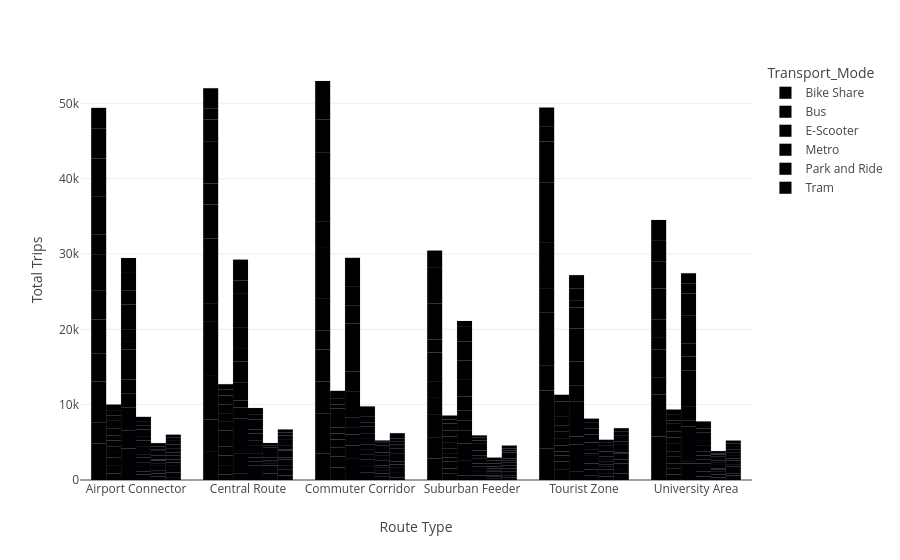

This figure's notebook cell:
### Markdown cell above
### 2. A comparison chart to compare cities, countries, route types, or transport modes

### Code cell
# Total trips by route type and transport mode, grouped by city and country, using a bar chart to visualize the data.
grouped_df = (
df_cleaned.groupby(['Route_Type', 'Transport_Mode', 'City', 'Country'], as_index=False)
.agg({'Trips': 'sum'})
)

fig = px.bar(
    grouped_df,
    x="Route_Type",
    y="Trips",
    color="Transport_Mode",
    barmode="group"
)

fig.update_layout(
    xaxis_title="Route Type",
    yaxis_title="Total Trips",
)

fig.update_traces(
    marker_line_color="black", 
    marker_line_width=0.1)

fig.show()

### Figure 1 — Plotly figure (JSON) as saved in the notebook; plotly's stock layout.template omitted (floating-point values rounded to 4 significant figures)
{"data": [{"alignmentgroup": "True", "hovertemplate": "Transport_Mode=Bike Share<br>Route_Type=%{x}<br>Trips=%{y}<extra></extra>", "legendgroup": "Bike Share", "marker": {"color": "#000001", "line": {"color": "black", "width": 0.1}, "pattern": {"shape": ""}}, "name": "Bike Share", "offsetgroup": "Bike Share", "orientation": "v", "showlegend": true, "textposition": "auto", "type": "bar", "x": ["Airport Connector", "Airport Connector", "Airport Connector", "Airport Connector", "Airport Connector", "Airport Connector", "Airport Connector", "Airport Connector", "Airport Connector", "Airport Connector", "Airport Connector", "Airport Connector", "Central Route", "Central Route", "Central Route", "Central Route", "Central Route", "Central Route", "Central Route", "Central Route", "Central Route", "Central Route", "Central Route", "Central Route", "Commuter Corridor", "Commuter Corridor", "Commuter Corridor", "Commuter Corridor", "Commuter Corridor", "Commuter Corridor", "Commuter Corridor", "Commuter Corridor", "Commuter Corridor", "Commuter Corridor", "Commuter Corridor", "Commuter Corridor", "Suburban Feeder", "Suburban Feeder", "Suburban Feeder", "Suburban Feeder", "Suburban Feeder", "Suburban Feeder", "Suburban Feeder", "Suburban Feeder", "Suburban Feeder", "Suburban Feeder", "Suburban Feeder", "Suburban Feeder", "Tourist Zone", "Tourist Zone", "Tourist Zone", "Tourist Zone", "Tourist Zone", "Tourist Zone", "Tourist Zone", "Tourist Zone", "Tourist Zone", "Tourist Zone", "Tourist Zone", "Tourist Zone", "University Area", "University Area", "University Area", "University Area", "University Area", "University Area", "University Area", "University Area", "University Area", "University Area", "University Area", "University Area"], "xaxis": "x", "y": [4825, 2773, 5458, 3707, 4552, 3883, 4783, 2642, 4963, 5076, 3967, 2764, 3725, 4287, 5920, 7163, 2383, 8572, 4505, 2794, 5538, 2973, 1480, 2662, 3547, 5317, 4201, 4269, 2538, 4273, 6656, 3560, 5723, 3433, 4315, 5131, 2845, 2748, 3154, 2146, 1183, 946, 3903, 1711, 4815, 3496, 1311, 2195, 4206, 7685, 3262, 3563, 3555, 3203, 2266, 3839, 7940, 5408, 1951, 2561, 1994, 3774, 1800, 3805, 2187, 3789, 1511, 2473, 4098, 3612, 2700, 2772], "yaxis": "y"}, {"alignmentgroup": "True", "hovertemplate": "Transport_Mode=Bus<br>Route_Type=%{x}<br>Trips=%{y}<extra></extra>", "legendgroup": "Bus", "marker": {"color": "#000002", "line": {"color": "black", "width": 0.1}, "pattern": {"shape": ""}}, "name": "Bus", "offsetgroup": "Bus", "orientation": "v", "showlegend": true, "textposition": "auto", "type": "bar", "x": ["Airport Connector", "Airport Connector", "Airport Connector", "Airport Connector", "Airport Connector", "Airport Connector", "Airport Connector", "Airport Connector", "Airport Connector", "Airport Connector", "Airport Connector", "Airport Connector", "Central Route", "Central Route", "Central Route", "Central Route", "Central Route", "Central Route", "Central Route", "Central Route", "Central Route", "Central Route", "Central Route", "Central Route", "Commuter Corridor", "Commuter Corridor", "Commuter Corridor", "Commuter Corridor", "Commuter Corridor", "Commuter Corridor", "Commuter Corridor", "Commuter Corridor", "Commuter Corridor", "Commuter Corridor", "Commuter Corridor", "Commuter Corridor", "Suburban Feeder", "Suburban Feeder", "Suburban Feeder", "Suburban Feeder", "Suburban Feeder", "Suburban Feeder", "Suburban Feeder", "Suburban Feeder", "Suburban Feeder", "Suburban Feeder", "Suburban Feeder", "Suburban Feeder", "Tourist Zone", "Tourist Zone", "Tourist Zone", "Tourist Zone", "Tourist Zone", "Tourist Zone", "Tourist Zone", "Tourist Zone", "Tourist Zone", "Tourist Zone", "Tourist Zone", "Tourist Zone", "University Area", "University Area", "University Area", "University Area", "University Area", "University Area", "University Area", "University Area", "University Area", "University Area", "University Area", "University Area"], "xaxis": "x", "y": [880, 987, 1149, 697, 768, 752, 643, 926, 1144, 587, 633, 845, 716, 1152, 1402, 1204, 707, 1400, 1134, 1062, 1221, 1208, 781, 730, 931, 746, 1429, 1239, 1026, 799, 823, 840, 1678, 511, 752, 1058, 828, 683, 973, 527, 562, 645, 810, 729, 788, 971, 498, 543, 1346, 1095, 805, 544, 793, 977, 841, 871, 1207, 1208, 754, 872, 742, 823, 657, 854, 749, 970, 831, 781, 1048, 463, 724, 711], "yaxis": "y"}, {"alignmentgroup": "True", "hovertemplate": "Transport_Mode=E-Scooter<br>Route_Type=%{x}<br>Trips=%{y}<extra></extra>", "legendgroup": "E-Scooter", "marker": {"color": "#000003", "line": {"color": "black", "width": 0.1}, "pattern": {"shape": ""}}, "name": "E-Scooter", "offsetgroup": "E-Scooter", "orientation": "v", "showlegend": true, "textposition": "auto", "type": "bar", "x": ["Airport Connector", "Airport Connector", "Airport Connector", "Airport Connector", "Airport Connector", "Airport Connector", "Airport Connector", "Airport Connector", "Airport Connector", "Airport Connector", "Airport Connector", "Airport Connector", "Central Route", "Central Route", "Central Route", "Central Route", "Central Route", "Central Route", "Central Route", "Central Route", "Central Route", "Central Route", "Central Route", "Central Route", "Commuter Corridor", "Commuter Corridor", "Commuter Corridor", "Commuter Corridor", "Commuter Corridor", "Commuter Corridor", "Commuter Corridor", "Commuter Corridor", "Commuter Corridor", "Commuter Corridor", "Commuter Corridor", "Commuter Corridor", "Suburban Feeder", "Suburban Feeder", "Suburban Feeder", "Suburban Feeder", "Suburban Feeder", "Suburban Feeder", "Suburban Feeder", "Suburban Feeder", "Suburban Feeder", "Suburban Feeder", "Suburban Feeder", "Suburban Feeder", "Tourist Zone", "Tourist Zone", "Tourist Zone", "Tourist Zone", "Tourist Zone", "Tourist Zone", "Tourist Zone", "Tourist Zone", "Tourist Zone", "Tourist Zone", "Tourist Zone", "Tourist Zone", "University Area", "University Area", "University Area", "University Area", "University Area", "University Area", "University Area", "University Area", "University Area", "University Area", "University Area", "University Area"], "xaxis": "x", "y": [4167, 2371, 3058, 1926, 1816, 3981, 1005, 1608, 3378, 1878, 2293, 1984, 904, 2665, 4566, 1501, 919, 2344, 2842, 1774, 2676, 4509, 1768, 2782, 2797, 1778, 1477, 967, 1239, 3443, 2725, 3626, 2705, 2370, 2606, 3756, 571, 1966, 2323, 1743, 1264, 1333, 1897, 2188, 2601, 2495, 1941, 783, 1086, 3653, 1039, 2316, 2357, 2052, 3224, 4391, 2784, 878, 1615, 1798, 2193, 318, 4617, 799, 1778, 4857, 1849, 1739, 3642, 2986, 1275, 1387], "yaxis": "y"}, {"alignmentgroup": "True", "hovertemplate": "Transport_Mode=Metro<br>Route_Type=%{x}<br>Trips=%{y}<extra></extra>", "legendgroup": "Metro", "marker": {"color": "#000004", "line": {"color": "black", "width": 0.1}, "pattern": {"shape": ""}}, "name": "Metro", "offsetgroup": "Metro", "orientation": "v", "showlegend": true, "textposition": "auto", "type": "bar", "x": ["Airport Connector", "Airport Connector", "Airport Connector", "Airport Connector", "Airport Connector", "Airport Connector", "Airport Connector", "Airport Connector", "Airport Connector", "Airport Connector", "Airport Connector", "Airport Connector", "Central Route", "Central Route", "Central Route", "Central Route", "Central Route", "Central Route", "Central Route", "Central Route", "Central Route", "Central Route", "Central Route", "Central Route", "Commuter Corridor", "Commuter Corridor", "Commuter Corridor", "Commuter Corridor", "Commuter Corridor", "Commuter Corridor", "Commuter Corridor", "Commuter Corridor", "Commuter Corridor", "Commuter Corridor", "Commuter Corridor", "Commuter Corridor", "Suburban Feeder", "Suburban Feeder", "Suburban Feeder", "Suburban Feeder", "Suburban Feeder", "Suburban Feeder", "Suburban Feeder", "Suburban Feeder", "Suburban Feeder", "Suburban Feeder", "Suburban Feeder", "Suburban Feeder", "Tourist Zone", "Tourist Zone", "Tourist Zone", "Tourist Zone", "Tourist Zone", "Tourist Zone", "Tourist Zone", "Tourist Zone", "Tourist Zone", "Tourist Zone", "Tourist Zone", "Tourist Zone", "University Area", "University Area", "University Area", "University Area", "University Area", "University Area", "University Area", "University Area", "University Area", "University Area", "University Area", "University Area"], "xaxis": "x", "y": [739, 365, 1262, 650, 418, 960, 864, 575, 857, 505, 516, 668, 534, 1364, 524, 588, 560, 953, 762, 878, 550, 1330, 692, 817, 1029, 703, 954, 743, 566, 748, 706, 766, 918, 463, 791, 1383, 615, 454, 759, 368, 323, 381, 382, 644, 972, 353, 358, 311, 636, 740, 828, 584, 405, 360, 442, 991, 1074, 811, 712, 565, 474, 632, 1105, 474, 573, 495, 881, 671, 971, 543, 347, 607], "yaxis": "y"}, {"alignmentgroup": "True", "hovertemplate": "Transport_Mode=Park and Ride<br>Route_Type=%{x}<br>Trips=%{y}<extra></extra>", "legendgroup": "Park and Ride", "marker": {"color": "#000005", "line": {"color": "black", "width": 0.1}, "pattern": {"shape": ""}}, "name": "Park and Ride", "offsetgroup": "Park and Ride", "orientation": "v", "showlegend": true, "textposition": "auto", "type": "bar", "x": ["Airport Connector", "Airport Connector", "Airport Connector", "Airport Connector", "Airport Connector", "Airport Connector", "Airport Connector", "Airport Connector", "Airport Connector", "Airport Connector", "Airport Connector", "Airport Connector", "Central Route", "Central Route", "Central Route", "Central Route", "Central Route", "Central Route", "Central Route", "Central Route", "Central Route", "Central Route", "Central Route", "Central Route", "Commuter Corridor", "Commuter Corridor", "Commuter Corridor", "Commuter Corridor", "Commuter Corridor", "Commuter Corridor", "Commuter Corridor", "Commuter Corridor", "Commuter Corridor", "Commuter Corridor", "Commuter Corridor", "Commuter Corridor", "Suburban Feeder", "Suburban Feeder", "Suburban Feeder", "Suburban Feeder", "Suburban Feeder", "Suburban Feeder", "Suburban Feeder", "Suburban Feeder", "Suburban Feeder", "Suburban Feeder", "Suburban Feeder", "Suburban Feeder", "Tourist Zone", "Tourist Zone", "Tourist Zone", "Tourist Zone", "Tourist Zone", "Tourist Zone", "Tourist Zone", "Tourist Zone", "Tourist Zone", "Tourist Zone", "Tourist Zone", "Tourist Zone", "University Area", "University Area", "University Area", "University Area", "University Area", "University Area", "University Area", "University Area", "University Area", "University Area", "University Area", "University Area"], "xaxis": "x", "y": [450, 409, 443, 561, 379, 346, 143, 499, 638, 214, 339, 472, 528, 349, 317, 723, 218, 265, 149, 473, 825, 436, 262, 363, 510, 369, 437, 395, 238, 599, 652, 466, 887, 475, 35, 188, 250, 186, 132, 235, 363, 142, 218, 268, 415, 406, 173, 184, 474, 334, 559, 374, 355, 407, 276, 373, 627, 846, 304, 414, 340, 379, 460, 180, 193, 444, 272, 294, 599, 215, 163, 300], "yaxis": "y"}, {"alignmentgroup": "True", "hovertemplate": "Transport_Mode=Tram<br>Route_Type=%{x}<br>Trips=%{y}<extra></extra>", "legendgroup": "Tram", "marker": {"color": "#000006", "line": {"color": "black", "width": 0.1}, "pattern": {"shape": ""}}, "name": "Tram", "offsetgroup": "Tram", "orientation": "v", "showlegend": true, "textposition": "auto", "type": "bar", "x": ["Airport Connector", "Airport Connector", "Airport Connector", "Airport Connector", "Airport Connector", "Airport Connector", "Airport Connector", "Airport Connector", "Airport Connector", "Airport Connector", "Airport Connector", "Airport Connector", "Central Route", "Central Route", "Central Route", "Central Route", "Central Route", "Central Route", "Central Route", "Central Route", "Central Route", "Central Route", "Central Route", "Central Route", "Commuter Corridor", "Commuter Corridor", "Commuter Corridor", "Commuter Corridor", "Commuter Corridor", "Commuter Corridor", "Commuter Corridor", "Commuter Corridor", "Commuter Corridor", "Commuter Corridor", "Commuter Corridor", "Commuter Corridor", "Suburban Feeder", "Suburban Feeder", "Suburban Feeder", "Suburban Feeder", "Suburban Feeder", "Suburban Feeder", "Suburban Feeder", "Suburban Feeder", "Suburban Feeder", "Suburban Feeder", "Suburban Feeder", "Suburban Feeder", "Tourist Zone", "Tourist Zone", "Tourist Zone", "Tourist Zone", "Tourist Zone", "Tourist Zone", "Tourist Zone", "Tourist Zone", "Tourist Zone", "Tourist Zone", "Tourist Zone", "Tourist Zone", "University Area", "University Area", "University Area", "University Area", "University Area", "University Area", "University Area", "University Area", "University Area", "University Area", "University Area", "University Area"], "xaxis": "x", "y": [389, 596, 999, 316, 402, 577, 400, 456, 602, 563, 306, 414, 606, 748, 517, 854, 286, 898, 121, 501, 790, 578, 393, 414, 335, 599, 668, 458, 388, 604, 421, 676, 530, 474, 326, 733, 300, 338, 528, 371, 375, 441, 204, 303, 793, 251, 268, 401, 852, 604, 749, 516, 760, 164, 335, 672, 489, 814, 447, 477, 600, 301, 913, 294, 453, 264, 485, 390, 387, 422, 308, 417], "yaxis": "y"}], "layout": {"barmode": "group", "legend": {"title": {"text": "Transport_Mode"}, "tracegroupgap": 0}, "margin": {"t": 60}, "xaxis": {"anchor": "y", "domain": [0, 1], "title": {"text": "Route Type"}}, "yaxis": {"anchor": "x", "domain": [0, 1], "title": {"text": "Total Trips"}}}}
